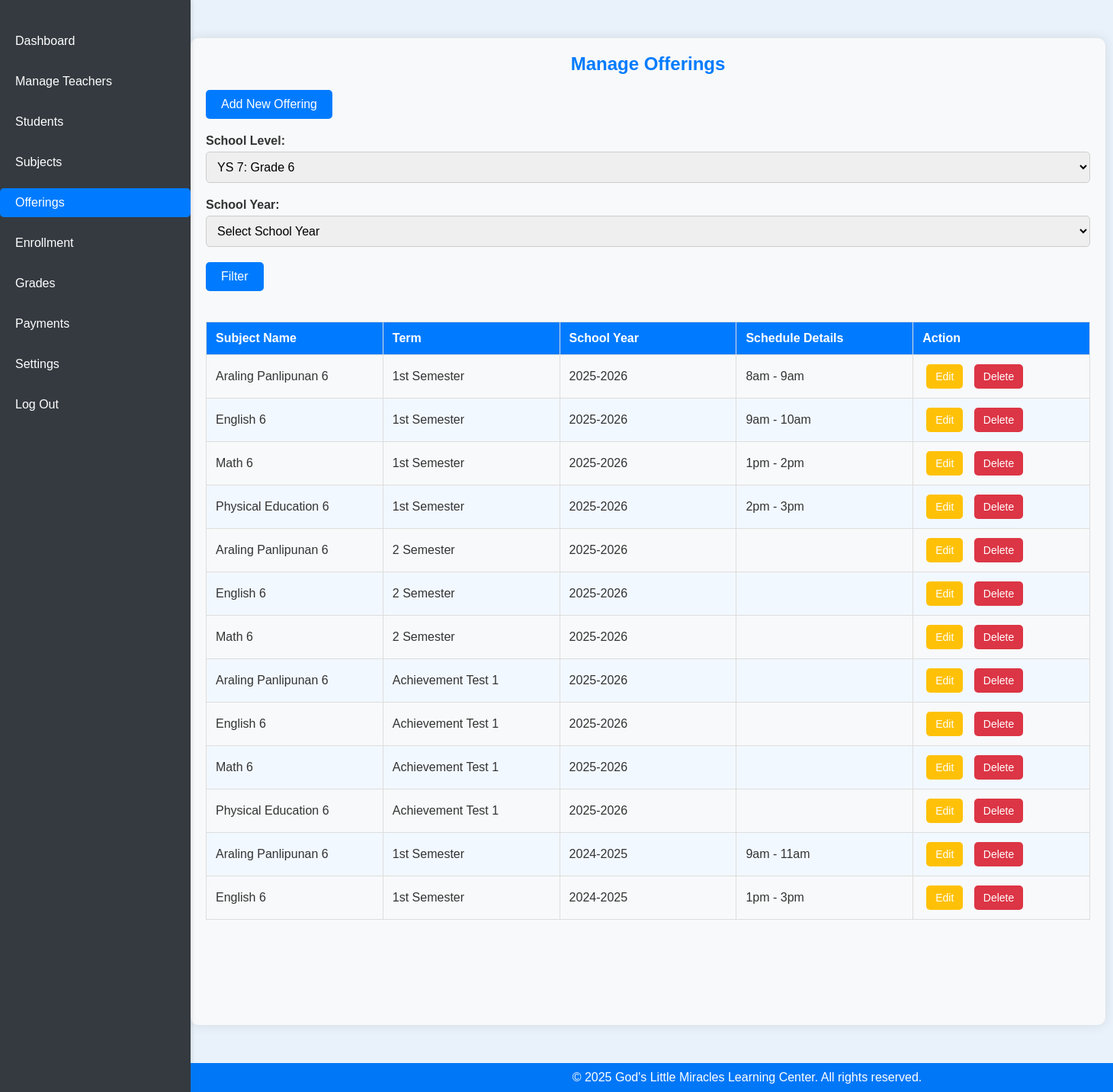
Page /admin/manage_offerings.php?schoolLevel=YS 7: Grade 6 (signed in) on the committed database.
### tables this page shows
CREATE TABLE `offerings` (
  `OfferingID` int(11) NOT NULL,
  `SubjectID` int(11) DEFAULT NULL,
  `Term` varchar(50) DEFAULT NULL,
  `SchoolYear` varchar(9) DEFAULT NULL,
  `ScheduleDetails` varchar(255) DEFAULT NULL
);

CREATE TABLE `subjects` (
  `SubjectID` int(11) NOT NULL,
  `SubjectName` varchar(100) DEFAULT NULL,
  `Description` text DEFAULT NULL,
  `SubjectSchoolLevel` varchar(255) DEFAULT NULL,
  `IsActive` tinyint(1) DEFAULT 1,
  `CreatedAt` timestamp NOT NULL DEFAULT current_timestamp(),
  `UpdatedAt` timestamp NOT NULL DEFAULT current_timestamp() ON UPDATE current_timestamp()
);

### admin/manage_offerings.php (the view, shortened to what this page needs)
<?php
require_once '../includes/config.php';
$schoolLevels = [
    "Junior Nursery", "Senior Nursery", "YS 1: Kindergarten",
    "YS 2: Grade 1", "YS 3: Grade 2", "YS 4: Grade 3",
    "YS 5: Grade 4", "YS 6: Grade 5", "YS 7: Grade 6"
];
$selectedSchoolLevel = $_GET['schoolLevel'] ?? '';
$selectedSchoolYear = $_GET['schoolYear'] ?? '';
try {
    $sql = "SELECT o.OfferingID, s.SubjectName, o.Term, o.SchoolYear, o.ScheduleDetails
            FROM offerings o
            INNER JOIN subjects s ON o.SubjectID = s.SubjectID
            WHERE (:schoolLevel = '' OR s.SubjectSchoolLevel = :schoolLevel)
            AND (:schoolYear = '' OR o.SchoolYear = :schoolYear)
            ORDER BY s.SubjectSchoolLevel, o.SchoolYear DESC, o.Term, s.SubjectName";
    $stmt = $pdo->prepare($sql);
    $stmt->bindParam(':schoolLevel', $selectedSchoolLevel);
    $stmt->bindParam(':schoolYear', $selectedSchoolYear);
    $stmt->execute();
    $offerings = $stmt->fetchAll(PDO::FETCH_ASSOC);
} catch (PDOException $e) {
    echo "Oops! Something went wrong. Please try again later.";
    error_log($e->getMessage());
}
?>
<!DOCTYPE html>
<html lang="en">
<head>
    <link rel="stylesheet" href="../css/teacher_style.css">
</head>
<body>
    <?php include 'sidebar.php'; ?>
    <div class="admin-content">
        <h2>Manage Offerings</h2>
        <a href="add_offering.php" class="btn">Add New Offering</a>
        <form action="<?php echo htmlspecialchars($_SERVER["PHP_SELF"]); ?>" method="get">
            <div class="form-group">
                <label for="schoolLevel">School Level:</label>
                <select name="schoolLevel" id="schoolLevel" class="form-control">
                    <?php foreach ($schoolLevels as $level): ?>
                        <option value="<?php echo htmlspecialchars($level); ?>" <?php echo ($selectedSchoolLevel === $level) ? 'selected' : ''; ?>>
                            <?php echo htmlspecialchars($level); ?>
                        </option>
                    <?php endforeach; ?>
                </select>
            </div>
            <div class="form-group">
                <label for="schoolYear">School Year:</label>
                <select name="schoolYear" id="schoolYear" class="form-control">
                    <option value="">Select School Year</option>
                </select>
            </div>
            <input type="submit" value="Filter" class="btn">
        </form>
        <table>
            <thead>
                <tr>
                    <th>Subject Name</th>
                    <th>Term</th>
                    <th>School Year</th>
                    <th>Schedule Details</th>
                    <th>Action</th>
                </tr>
            </thead>
            <tbody>
                <?php if (!empty($offerings)): ?>
                    <?php foreach ($offerings as $offering): ?>
                    <tr>
                        <td><?php echo htmlspecialchars($offering['SubjectName']); ?></td>
                        <td><?php echo htmlspecialchars($offering['Term']); ?></td>
                        <td><?php echo htmlspecialchars($offering['SchoolYear']); ?></td>
                        <td><?php echo htmlspecialchars($offering['ScheduleDetails']); ?></td>
                        <td>
                            <a href="edit_offering.php?id=<?php echo $offering['OfferingID']; ?>" class="btn-action edit">Edit</a>
                            <a href="delete_offering.php?id=<?php echo $offering['OfferingID']; ?>" class="btn-action delete" onclick="return confirm('Are you sure you want to delete this offering?');">Delete</a>
                        </td>
                    </tr>
                    <?php endforeach; ?>
                <?php else: ?>
                    <tr><td colspan="5">No offerings found.</td></tr>
                <?php endif; ?>
            </tbody>
        </table>
    </div>
    <?php require_once '../includes/footer.php'; ?>
</body>
</html>

### css/teacher_style.css (style rules this page uses)
table { width: 100%; border-collapse: collapse; }
th, td { border: 1px solid #ddd; padding: 8px; text-align: left; }
th { background-color: #f2f2f2; }
body { font-family: Arial, sans-serif; background-color: #e9f2fa; color: #333; margin: 0; padding: 0; }
h2 { text-align: center; color: #007BFF; font-size: 24px; margin-bottom: 20px; }
.btn { display: inline-block; background-color: #007BFF; color: white; padding: 10px 20px; text-align: center; text-decoration: none; font-size: 16px; border-radius: 5px; margin-bottom: 20px; transition: background-color 0.3s ease; }
table { width: 100%; border-collapse: collapse; margin-bottom: 20px; font-size: 16px; }
th, td { border: 1px solid #ddd; padding: 12px; text-align: left; }
th { background-color: #007BFF; color: white; }
tr:nth-child(even) { background-color: #f2f8ff; }

### css/admin_style.css (style rules this page uses)
* { margin: 0; padding: 0; box-sizing: border-box; }
body { font-family: Arial, sans-serif; }
.admin-content { margin-left: 250px; padding: 1px 16px; height: 1000px; }

### admin/manage_offerings.php (style rules this page uses)
body { font-family: Arial, sans-serif; background-color: #e9f2fa; color: #333; margin: 0; padding: 0; display: flex; flex-direction: column; min-height: 100vh; }
.admin-content { max-width: 1200px; margin: 50px auto; padding: 20px; background-color: #fff; box-shadow: 0 0 15px rgba(0, 0, 0, 0.1); border-radius: 10px; flex-grow: 1; overflow-x: auto; }
h2 { text-align: center; color: #007BFF; font-size: 24px; margin-bottom: 20px; }
.form-group { margin-bottom: 20px; }
.form-group label { font-weight: bold; display: block; margin-bottom: 5px; }
.form-control { width: 100%; padding: 10px; font-size: 16px; border: 1px solid #ccc; border-radius: 5px; box-sizing: border-box; }
table { width: 100%; border-collapse: collapse; margin-top: 20px; font-size: 16px; table-layout: fixed; }
th, td { border: 1px solid #ddd; padding: 12px; text-align: left; word-wrap: break-word; }
th { background-color: #007BFF; color: white; }
tr:nth-child(even) { background-color: #f2f8ff; }
td a { color: #007BFF; text-decoration: none; margin-right: 10px; transition: color 0.3s ease; }
.btn { display: inline-block; background-color: #007BFF; color: white; padding: 10px 20px; text-align: center; text-decoration: none; font-size: 16px; border-radius: 5px; margin-bottom: 20px; transition: background-color 0.3s ease; cursor: pointer; border: none; }
.btn-action { padding: 8px 12px; margin: 0 5px; border-radius: 5px; text-decoration: none; color: #fff; font-size: 14px; transition: background-color 0.3s ease; display: inline-block; }
.btn-action.edit { background-color: #ffc107; }
.btn-action.delete { background-color: #dc3545; }

### admin/sidebar.php (style rules this page uses)
body { font-family: Arial, sans-serif; margin: 0; padding: 0; display: flex; min-height: 100vh; flex-direction: column; }
.admin-content { margin-left: 250px; padding: 20px; flex-grow: 1; background-color: #f8f9fa; min-height: calc(100vh - 40px); width: calc(100% - 250px); }

### rows in the picture
offerings: SubjectID.SubjectName "Araling Panlipunan 6", Term "1st Semester", SchoolYear "2025-2026", ScheduleDetails "8am - 9am"
offerings: SubjectID.SubjectName "English 6", Term "1st Semester", SchoolYear "2025-2026", ScheduleDetails "9am - 10am"
offerings: SubjectID.SubjectName "Math 6", Term "1st Semester", SchoolYear "2025-2026", ScheduleDetails "1pm - 2pm"
offerings: SubjectID.SubjectName "Physical Education 6", Term "1st Semester", SchoolYear "2025-2026", ScheduleDetails "2pm - 3pm"
offerings: SubjectID.SubjectName "Araling Panlipunan 6", Term "2 Semester", SchoolYear "2025-2026"
offerings: SubjectID.SubjectName "English 6", Term "2 Semester", SchoolYear "2025-2026"
offerings: SubjectID.SubjectName "Math 6", Term "2 Semester", SchoolYear "2025-2026"
offerings: SubjectID.SubjectName "Araling Panlipunan 6", Term "Achievement Test 1", SchoolYear "2025-2026"
offerings: SubjectID.SubjectName "English 6", Term "Achievement Test 1", SchoolYear "2025-2026"
offerings: SubjectID.SubjectName "Math 6", Term "Achievement Test 1", SchoolYear "2025-2026"
offerings: SubjectID.SubjectName "Physical Education 6", Term "Achievement Test 1", SchoolYear "2025-2026"
offerings: SubjectID.SubjectName "Araling Panlipunan 6", Term "1st Semester", SchoolYear "2024-2025", ScheduleDetails "9am - 11am"
offerings: SubjectID.SubjectName "English 6", Term "1st Semester", SchoolYear "2024-2025", ScheduleDetails "1pm - 3pm"

### other values in the picture
form field schoolLevel "YS 7: Grade 6"
